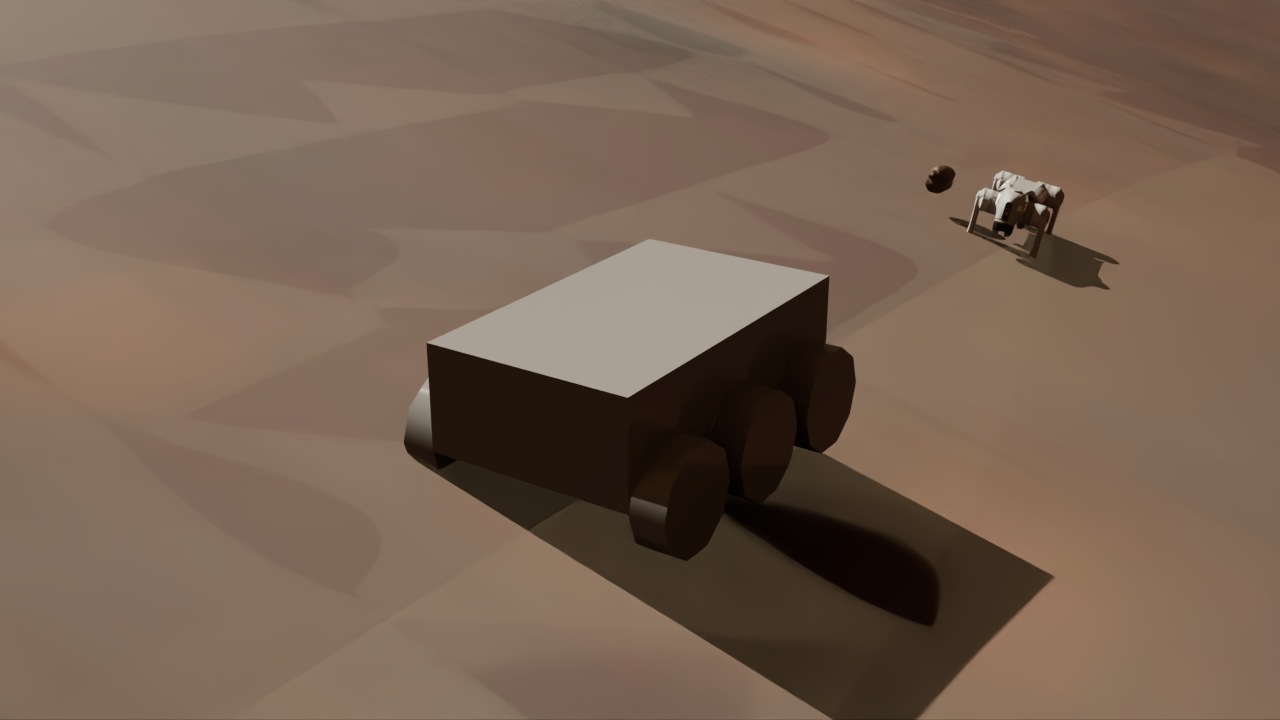
#> input picture work_log/mars_scene_closeup.png, 1280 x 720 px
$ python generate_pbr_from_photo.py --input ../work_log/mars_scene_closeup.png
#> lines starting #> are read from the running program, lines starting #| are printed output that depends on the picture
"""Mars photo -> PBR texture set (albedo + normal + roughness).

Converts NASA HiRISE orthoimages or Mars surface photos into a
PBR texture set usable by MarsLab's material pipeline.
- Albedo: crop + resize + Mars color tint (grayscale -> reddish-brown)
- Normal: auto-generated via Sobel filter
- Roughness: derived from albedo luminance

Usage:
    python3 scripts/generate_pbr_from_photo.py
    python3 scripts/generate_pbr_from_photo.py --input photo.jpg --size 4096
"""

import argparse
import os

import numpy as np
from PIL import Image
from scipy import ndimage


def photo_to_albedo(
    input_path: str,
    output_path: str,
    size: int = 2048,
    mars_tint: tuple[float, float, float] = (0.72, 0.45, 0.30),
) -> None:
    """Convert a photo to Mars-tinted albedo texture.

    For grayscale HiRISE images, applies Mars regolith color tint.
    For RGB images, applies color correction.

    Args:
        input_path: Source image (JPG/PNG/JP2).
        output_path: Output albedo PNG.
        size: Output texture size (square).
        mars_tint: RGB tint for grayscale -> Mars color conversion.
    """
#> called with input_path = '../work_log/mars_scene_closeup.png', size = 4096, mars_tint = (0.72, 0.45, 0.3)
    Image.MAX_IMAGE_PIXELS = None  # Allow large HiRISE images
    img = Image.open(input_path)
#> img is the input picture: PIL image 1280x720 RGB; mean R, G, B 119.7, 98.7, 82.5

    # Center crop to square
    w, h = img.size
#> w = 1280; h = 720
    crop_size = min(w, h)
#> crop_size = 720
    left = (w - crop_size) // 2
#> left = 280
    top = (h - crop_size) // 2
#> top = 0
    img = img.crop((left, top, left + crop_size, top + crop_size))
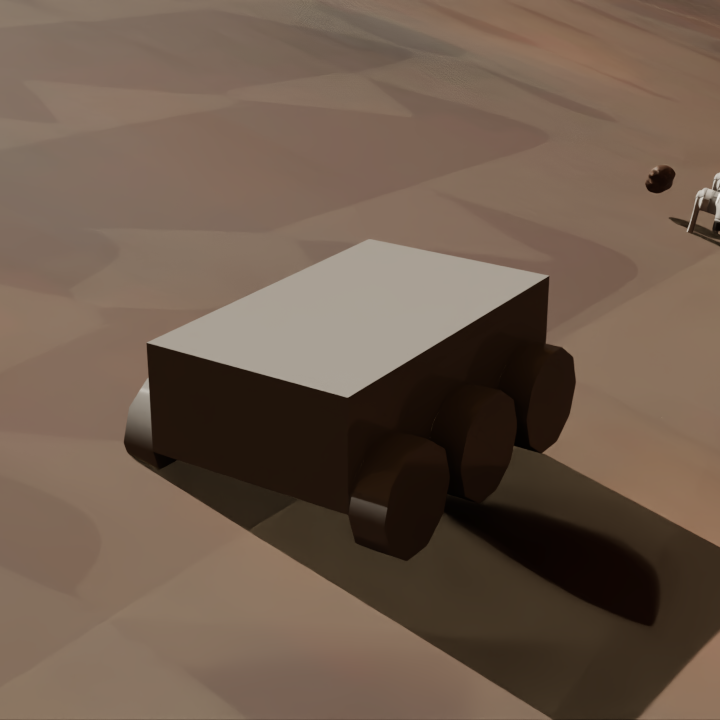
#> img: PIL image 720x720 RGB; mean R, G, B 110.6, 91.5, 76.6

    # Resize to target
    img = img.resize((size, size), Image.LANCZOS)
#> img: PIL image 4096x4096 RGB

    if img.mode == "L":
        # Grayscale HiRISE -> apply Mars reddish-brown tint
        gray = np.array(img, dtype=np.float32) / 255.0
        rgb = np.stack(
            [
                gray * mars_tint[0] * 255,
                gray * mars_tint[1] * 255,
                gray * mars_tint[2] * 255,
            ],
            axis=-1,
        )
        img = Image.fromarray(np.clip(rgb, 0, 255).astype(np.uint8))
    else:
        img = img.convert("RGB")

    img.save(output_path)


def albedo_to_normal(albedo_path: str, output_path: str, strength: float = 2.0) -> None:
    """Generate normal map from albedo using Sobel filter.

    Args:
        albedo_path: Input albedo texture.
        output_path: Output normal map PNG.
        strength: Normal map intensity (higher = more pronounced).
    """
#> called with strength = 2
    img = np.array(Image.open(albedo_path).convert("L"), dtype=np.float32)
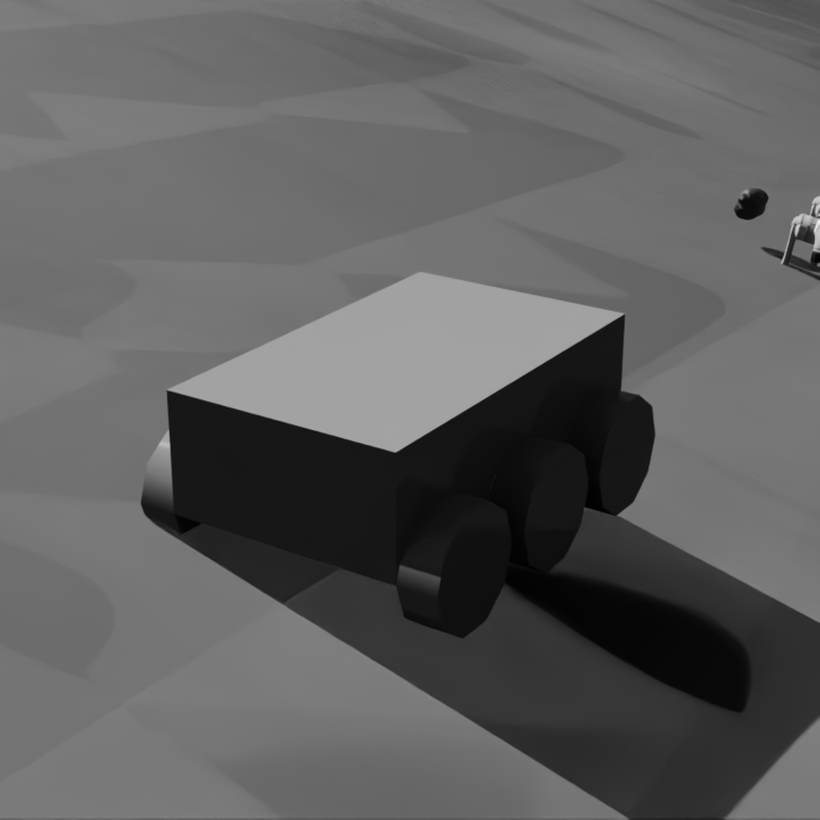
#> img: shape (4096, 4096) float32 (shown at 1/5 size); min 0, max 239, mean 95.5

    # Sobel gradients
    gx = ndimage.sobel(img, axis=1) * strength
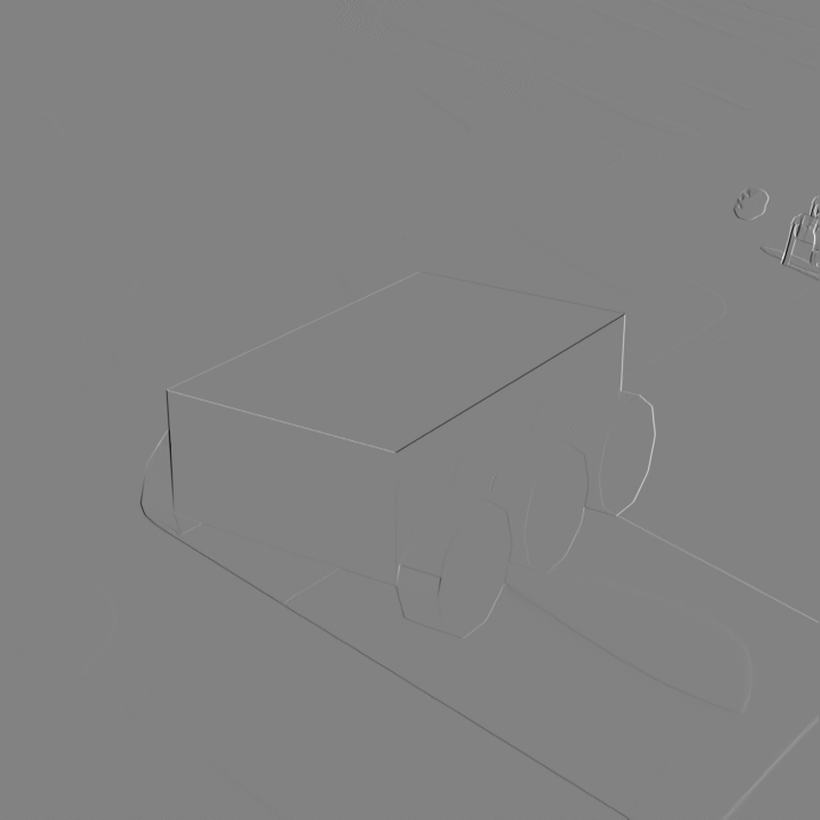
#> gx: shape (4096, 4096) float32 (shown at 1/5 size); min -396, max 380, mean 0; drawn with min black and max white
    gy = ndimage.sobel(img, axis=0) * strength

    # Encode as tangent-space normal map (OpenGL convention)
    normals = np.stack(
        [
            np.clip(gx + 128, 0, 255),  # R: X gradient
            np.clip(-gy + 128, 0, 255),  # G: Y gradient (flipped for GL)
            np.full_like(gx, 255),  # B: Z (up)
        ],
        axis=-1,
    )
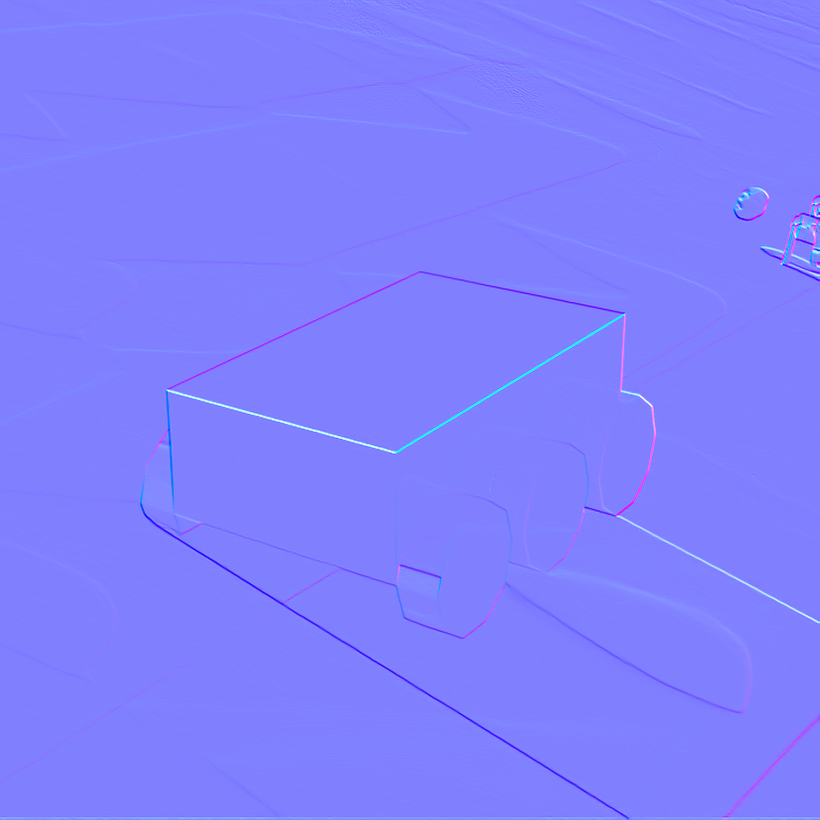
#> normals: shape (4096, 4096, 3) float32 (shown at 1/5 size); mean of channels 0, 1, 2 127.9, 128, 256; drawn as R, G, B
    Image.fromarray(normals.astype(np.uint8)).save(output_path)


def albedo_to_roughness(
    albedo_path: str,
    output_path: str,
    base_roughness: float = 0.7,
    variation: float = 0.25,
) -> None:
    """Estimate roughness from albedo luminance.

    Brighter areas = rougher (exposed regolith).
    Darker areas = smoother (compacted soil).

    Args:
        albedo_path: Input albedo texture.
        output_path: Output roughness map PNG (grayscale).
        base_roughness: Base roughness level (0-1).
        variation: How much luminance affects roughness.
    """
#> called with base_roughness = 0.7, variation = 0.25
    img = np.array(Image.open(albedo_path).convert("L"), dtype=np.float32)
    img = img / 255.0
    roughness = np.clip(base_roughness + img * variation, 0, 1)
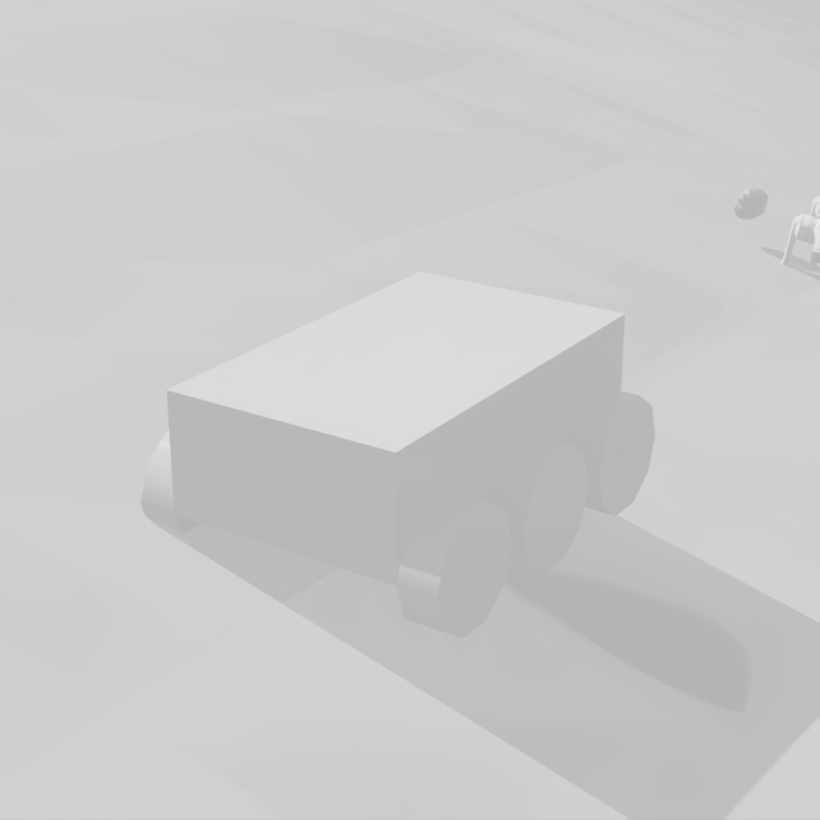
#> roughness: shape (4096, 4096) float32 (shown at 1/5 size); min 0.7, max 0.934, mean 0.794
    Image.fromarray((roughness * 255).astype(np.uint8), mode="L").save(output_path)


def main() -> None:
    parser = argparse.ArgumentParser(description="Mars photo -> PBR texture conversion")
    parser.add_argument(
        "--input",
        default=os.path.expanduser("~/Downloads/jezero_ortho_red_c.jp2"),
        help="Source Mars photo (JPG/PNG/JP2)",
    )
    parser.add_argument(
        "--output-dir",
        default="assets/mars_assets/mars_terrain_texture",
        help="Output PBR texture directory",
    )
    parser.add_argument("--size", type=int, default=4096)
    parser.add_argument("--normal-strength", type=float, default=2.0)
    args = parser.parse_args()

    os.makedirs(args.output_dir, exist_ok=True)

    albedo, normal, rough = (
        os.path.join(args.output_dir, f"{n}.png") for n in ("albedo", "normal", "roughness")
    )

    print(f"[generate_pbr] Input: {args.input}")
    print(f"[generate_pbr] Output: {args.output_dir}/ ({args.size}x{args.size})")

    print("  Generating albedo (Mars tint)...")
    photo_to_albedo(args.input, albedo, size=args.size)
    print("  Generating normal map (Sobel)...")
    albedo_to_normal(albedo, normal, strength=args.normal_strength)
    print("  Generating roughness map...")
    albedo_to_roughness(albedo, rough)

    for f in (albedo, normal, rough):
        print(f"  {os.path.basename(f)}: {os.path.getsize(f) / 1024 / 1024:.1f} MB")

    print("\n[generate_pbr] Done. Set in YAML:")
    print(f'  texture_dir: "{args.output_dir}"')


if __name__ == "__main__":
    main()
